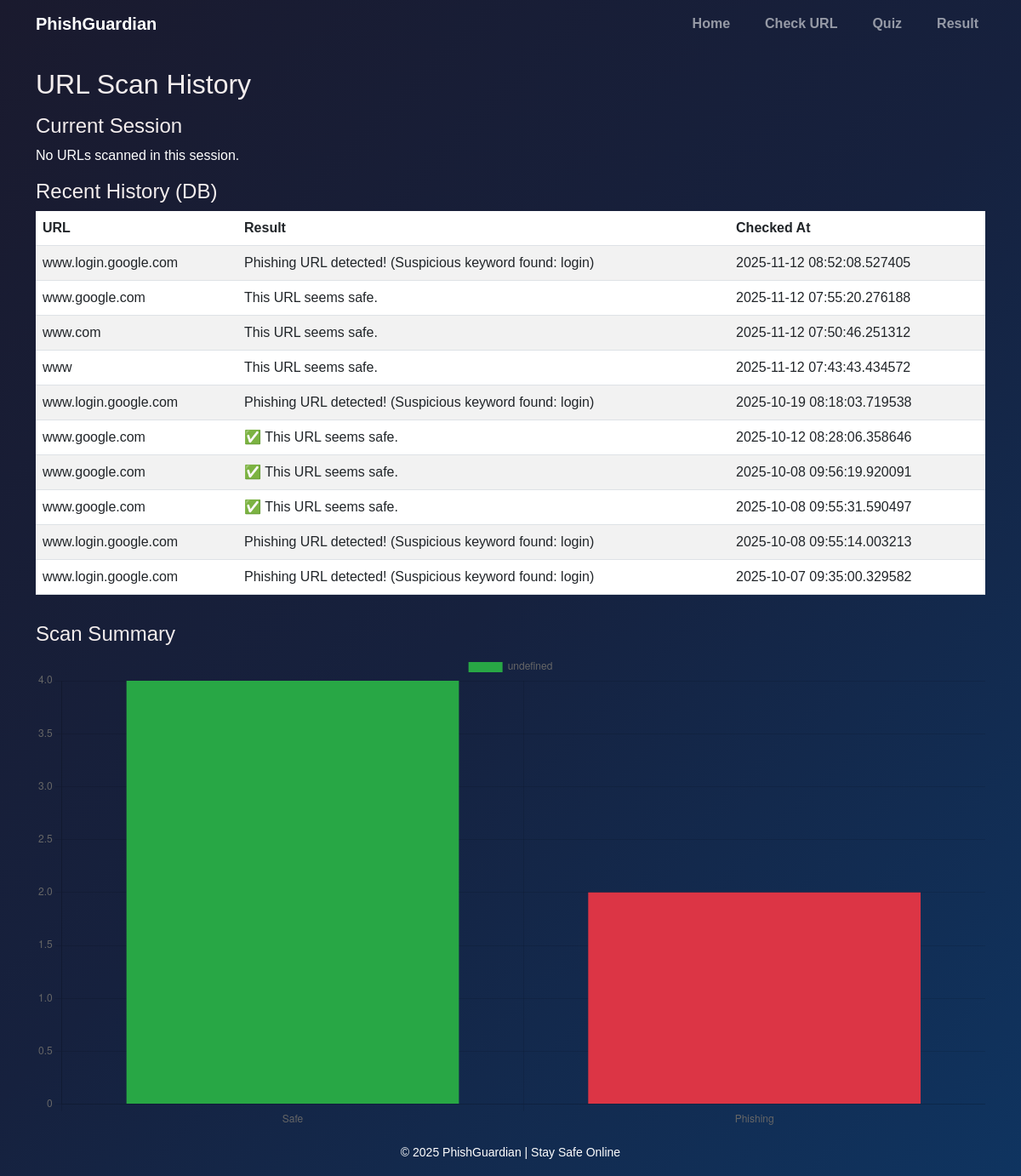
The app's page /results, older data.
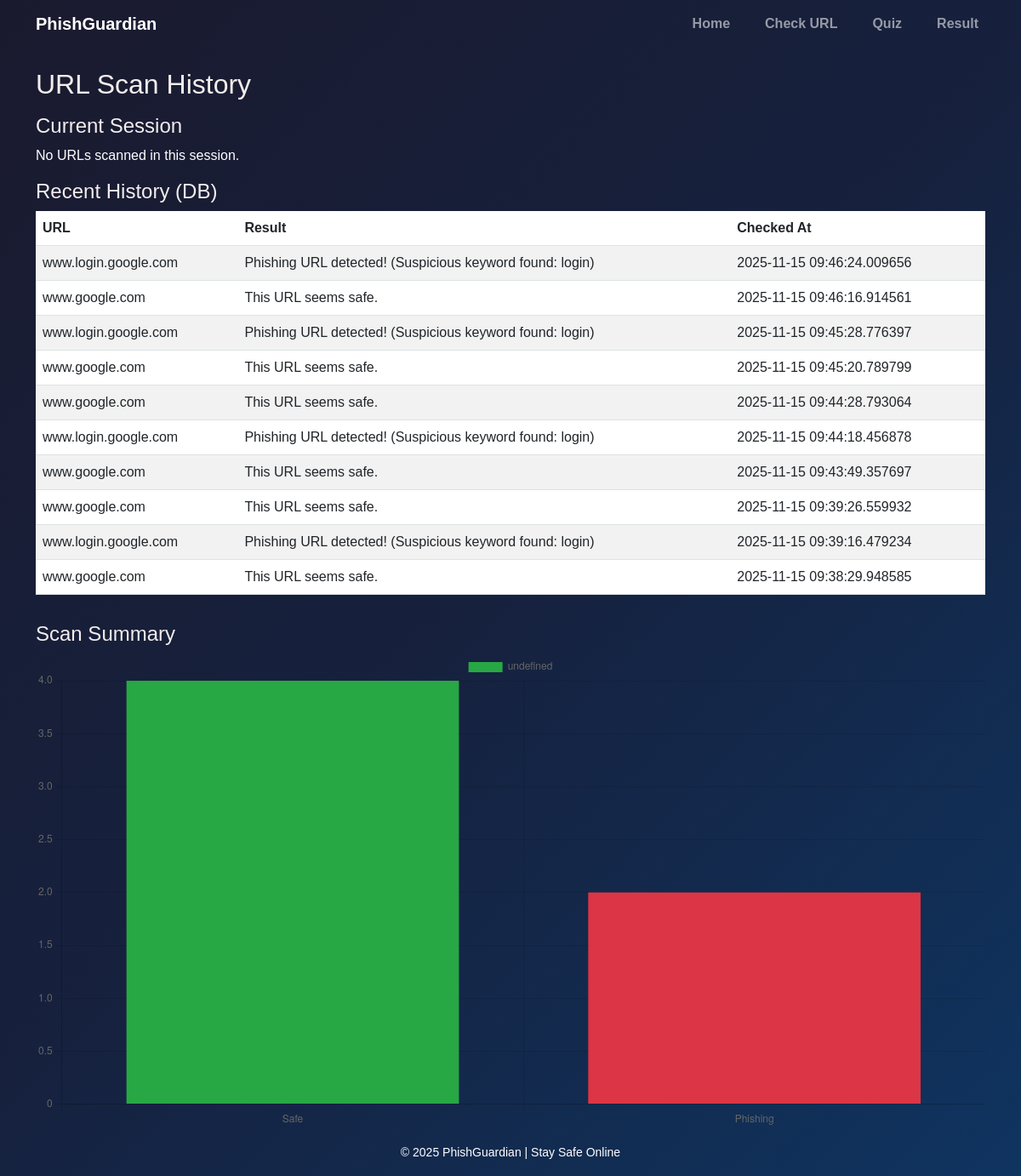
The same page, newer data.
### tables this page shows
CREATE TABLE url_logs (
    id INTEGER PRIMARY KEY AUTOINCREMENT,
    url TEXT NOT NULL,
    result TEXT NOT NULL,
    checked_at TIMESTAMP DEFAULT CURRENT_TIMESTAMP
);

### app.py (the view)
@app.route("/results")
def results():
    session_logs = session.get("logs", [])
    conn = get_db_connection()
    db_logs = conn.execute(
        "SELECT * FROM url_logs ORDER BY checked_at DESC LIMIT 10"
    ).fetchall()
    conn.close()
    return render_template("results.html", session_logs=session_logs, db_logs=db_logs)

### app.py (called while the page is built)
def get_db_connection():
    conn = sqlite3.connect(DB_PATH)
    conn.row_factory = sqlite3.Row
    return conn

### templates/results.html (shortened to what this page needs)
{% extends "base.html" %}
{% block content %}
<div class="container mt-4">
    <h2 class="mb-3">URL Scan History</h2>
    <h4>Current Session</h4>
    {% if session_logs %}
        <ul class="list-group mb-3">
            {% for log in session_logs %}
                <li class="list-group-item">{{ log.url }} → {{ log.result }}</li>
            {% endfor %}
        </ul>
    {% else %}
        <p>No URLs scanned in this session.</p>
    {% endif %}
    <h4>Recent History (DB)</h4>
    {% if db_logs %}
        <table class="table table-striped">
            <thead>
                <tr><th>URL</th><th>Result</th><th>Checked At</th></tr>
            </thead>
            <tbody>
                {% for row in db_logs %}
                <tr>
                    <td>{{ row['url'] }}</td>
                    <td>{{ row['result'] }}</td>
                    <td>{{ row['checked_at'] }}</td>
                </tr>
                {% endfor %}
            </tbody>
        </table>
    {% else %}
        <p>No logs found in database.</p>
    {% endif %}
    <div class="mt-5">
        <h4>Scan Summary</h4>
        <canvas id="urlChart" width="400" height="200"></canvas>
    </div>
</div>
<script>
    fetch("{{ url_for('chart_url_summary') }}")
      .then(res => res.json())
      .then(data => {
          new Chart(document.getElementById('urlChart'), {
              type: 'bar',
              data: {
                  labels: ['Safe', 'Phishing'],
                  datasets: [{
                      data: [data.safe, data.phishing],
                      backgroundColor: ['#28a745', '#dc3545']
                  }]
              }
          });
      });
</script>
{% endblock %}

Row changes from the older to the newer data that the page shows:
no longer on this page (row unchanged): url_logs: url "www.login.google.com", result "Phishing URL detected! (Suspicious keyword found: login)", checked_at "2025-11-12 08:52:08.527405"
no longer on this page (row unchanged): url_logs: url "www.google.com", result "This URL seems safe.", checked_at "2025-11-12 07:55:20.276188"
no longer on this page (row unchanged): url_logs: url "www.com", result "This URL seems safe.", checked_at "2025-11-12 07:50:46.251312"
no longer on this page (row unchanged): url_logs: url "www", result "This URL seems safe.", checked_at "2025-11-12 07:43:43.434572"
no longer on this page (row unchanged): url_logs: url "www.login.google.com", result "Phishing URL detected! (Suspicious keyword found: login)", checked_at "2025-10-19 08:18:03.719538"
no longer on this page (row unchanged): url_logs: url "www.google.com", result "✅ This URL seems safe.", checked_at "2025-10-12 08:28:06.358646"
no longer on this page (row unchanged): url_logs: url "www.google.com", result "✅ This URL seems safe.", checked_at "2025-10-08 09:56:19.920091"
no longer on this page (row unchanged): url_logs: url "www.google.com", result "✅ This URL seems safe.", checked_at "2025-10-08 09:55:31.590497"
no longer on this page (row unchanged): url_logs: url "www.login.google.com", result "Phishing URL detected! (Suspicious keyword found: login)", checked_at "2025-10-08 09:55:14.003213"
no longer on this page (row unchanged): url_logs: url "www.login.google.com", result "Phishing URL detected! (Suspicious keyword found: login)", checked_at "2025-10-07 09:35:00.329582"
added url_logs: url "www.login.google.com", result "Phishing URL detected! (Suspicious keyword found: login)", checked_at "2025-11-15 09:46:24.009656"
added url_logs: url "www.google.com", result "This URL seems safe.", checked_at "2025-11-15 09:46:16.914561"
added url_logs: url "www.login.google.com", result "Phishing URL detected! (Suspicious keyword found: login)", checked_at "2025-11-15 09:45:28.776397"
added url_logs: url "www.google.com", result "This URL seems safe.", checked_at "2025-11-15 09:45:20.789799"
added url_logs: url "www.google.com", result "This URL seems safe.", checked_at "2025-11-15 09:44:28.793064"
added url_logs: url "www.login.google.com", result "Phishing URL detected! (Suspicious keyword found: login)", checked_at "2025-11-15 09:44:18.456878"
added url_logs: url "www.google.com", result "This URL seems safe.", checked_at "2025-11-15 09:43:49.357697"
added url_logs: url "www.google.com", result "This URL seems safe.", checked_at "2025-11-15 09:39:26.559932"
added url_logs: url "www.login.google.com", result "Phishing URL detected! (Suspicious keyword found: login)", checked_at "2025-11-15 09:39:16.479234"
added url_logs: url "www.google.com", result "This URL seems safe.", checked_at "2025-11-15 09:38:29.948585"
